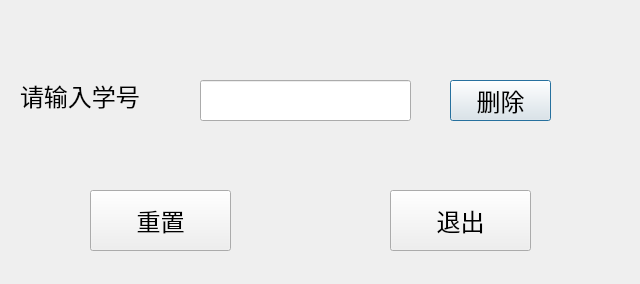
<?xml version="1.0" encoding="UTF-8"?>
<ui version="4.0">
 <class>del_Dialog</class>
 <widget class="QDialog" name="del_Dialog">
  <property name="geometry">
   <rect>
    <x>0</x>
    <y>0</y>
    <width>640</width>
    <height>284</height>
   </rect>
  </property>
  <property name="windowTitle">
   <string>Dialog</string>
  </property>
  <widget class="QLabel" name="label">
   <property name="geometry">
    <rect>
     <x>20</x>
     <y>70</y>
     <width>151</width>
     <height>51</height>
    </rect>
   </property>
   <property name="font">
    <font>
     <pointsize>18</pointsize>
    </font>
   </property>
   <property name="text">
    <string>请输入学号</string>
   </property>
  </widget>
  <widget class="QLineEdit" name="id">
   <property name="geometry">
    <rect>
     <x>200</x>
     <y>80</y>
     <width>211</width>
     <height>41</height>
    </rect>
   </property>
  </widget>
  <widget class="QPushButton" name="delete_message">
   <property name="geometry">
    <rect>
     <x>450</x>
     <y>80</y>
     <width>101</width>
     <height>41</height>
    </rect>
   </property>
   <property name="font">
    <font>
     <pointsize>18</pointsize>
    </font>
   </property>
   <property name="text">
    <string>删除</string>
   </property>
  </widget>
  <widget class="QPushButton" name="exit">
   <property name="geometry">
    <rect>
     <x>390</x>
     <y>190</y>
     <width>141</width>
     <height>61</height>
    </rect>
   </property>
   <property name="font">
    <font>
     <pointsize>18</pointsize>
    </font>
   </property>
   <property name="text">
    <string>退出</string>
   </property>
  </widget>
  <widget class="QPushButton" name="clear_data">
   <property name="geometry">
    <rect>
     <x>90</x>
     <y>190</y>
     <width>141</width>
     <height>61</height>
    </rect>
   </property>
   <property name="font">
    <font>
     <pointsize>18</pointsize>
    </font>
   </property>
   <property name="text">
    <string>重置</string>
   </property>
  </widget>
 </widget>
 <resources/>
 <connections/>
</ui>
